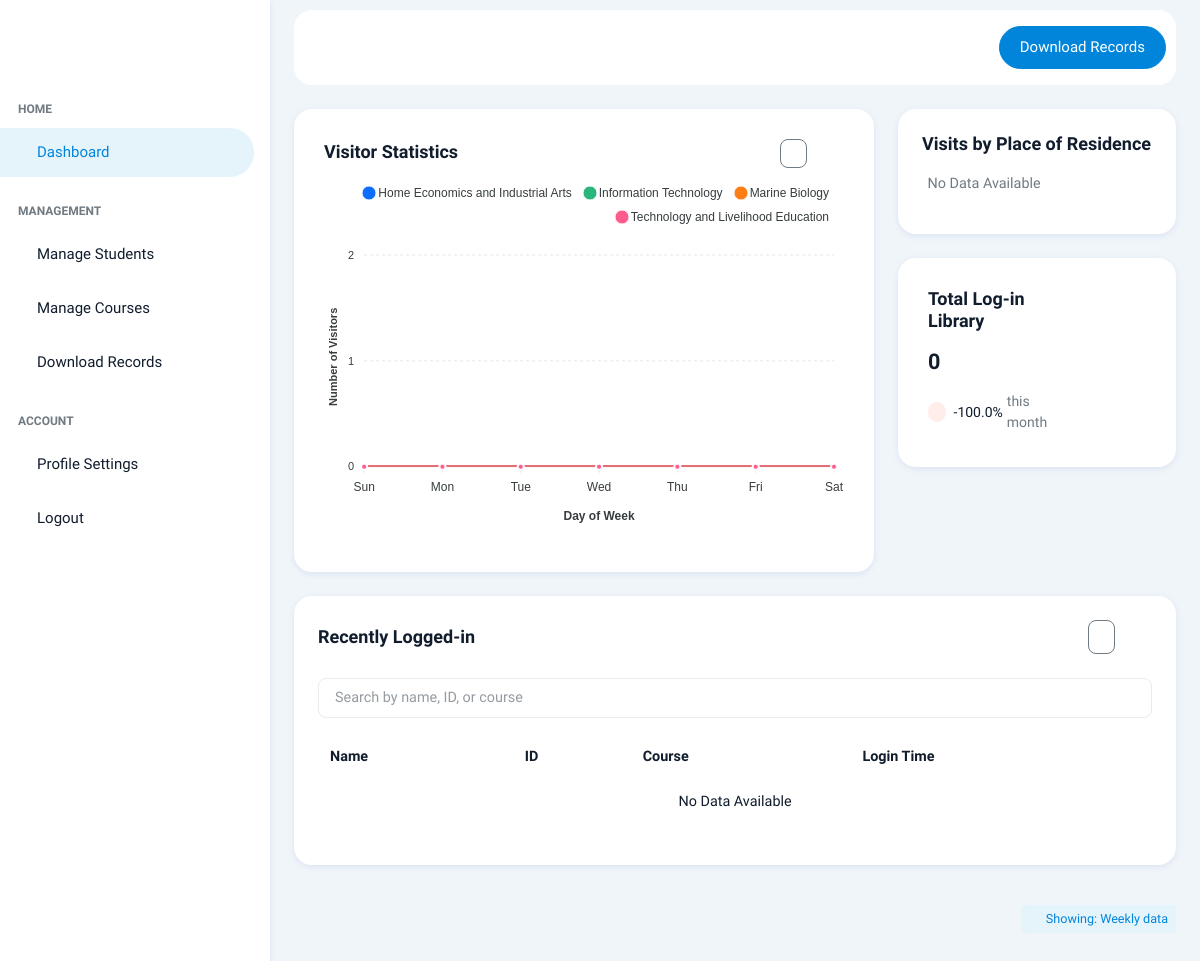
Page /admin (signed in) on the earlier database version.
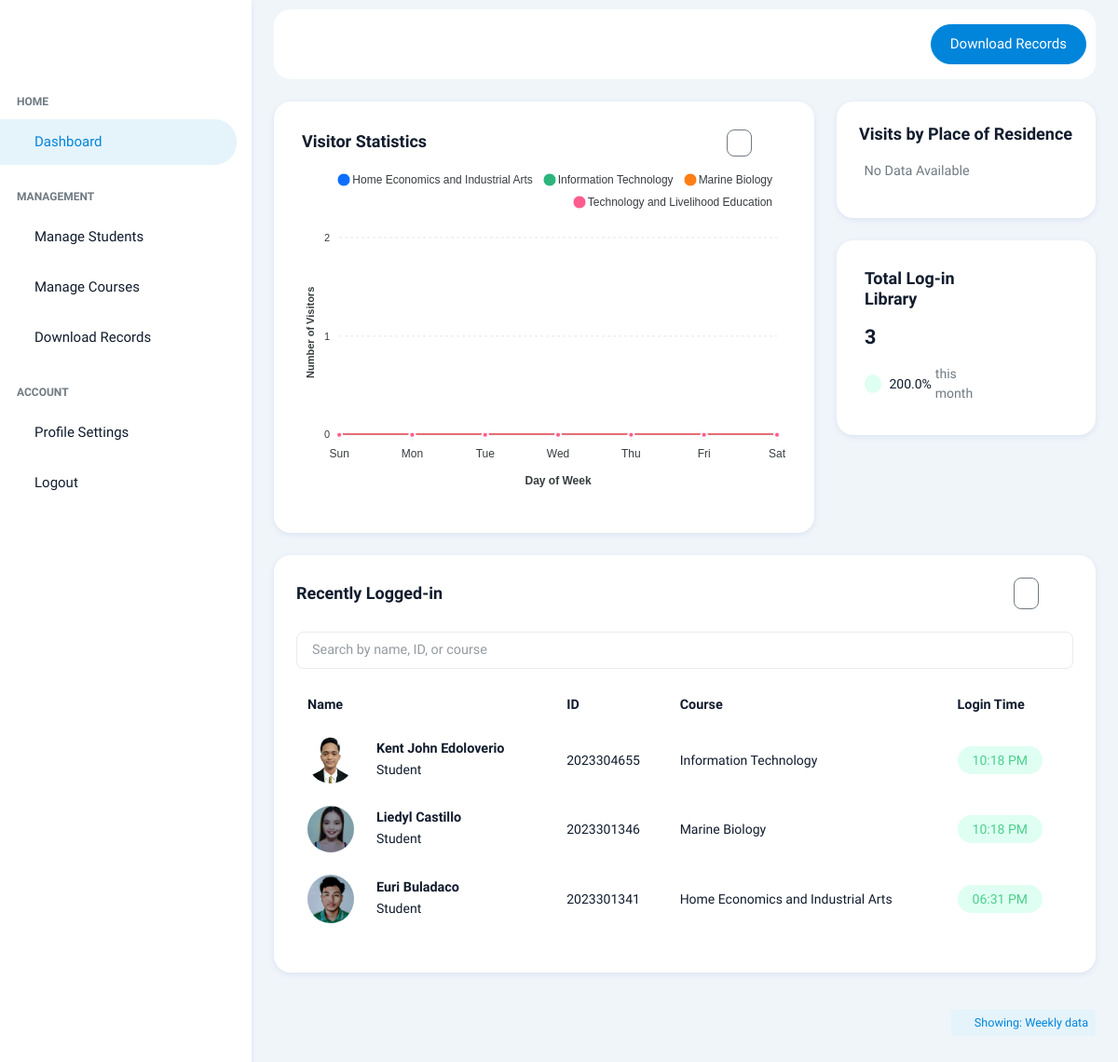
Same page on the later database version.
### models/student.py (models this page shows)
class Student(db.Model):
    __tablename__ = 'students'
    id = db.Column(db.String(20), primary_key=True)
    first_name = db.Column(db.String(50), nullable=False)
    middle_name = db.Column(db.String(50))
    last_name = db.Column(db.String(50), nullable=False)
    age = db.Column(db.Integer)
    course_id = db.Column(db.Integer, db.ForeignKey('courses.id'))
    location_id = db.Column(db.Integer, db.ForeignKey('locations.id'))
    image = db.Column(db.String(255))
    managed_by_user_id = db.Column(db.Integer, db.ForeignKey('user.id'), nullable=True)
    course = db.relationship('Course', back_populates='students')
    location = db.relationship('Location', back_populates='students')
    attendance_records = db.relationship('Attendance', back_populates='student', lazy=True)
    managed_by = db.relationship('User', foreign_keys=[managed_by_user_id], back_populates='managed_students')
    def to_dict(self):
        return {
            'id': self.id,
            'first_name': self.first_name,
            'middle_name': self.middle_name,
            'last_name': self.last_name,
            'age': self.age,
            'image': self.image,
            'course': {
                'id': self.course.id,
                'course_name': self.course.course_name
            } if self.course else None,
            'location': {
                'id': self.location.id,
                'barangay': self.location.barangay,
                'municipality': self.location.municipality,
                'province': self.location.province
            } if self.location else None,
            'managed_by': {
                'id': self.managed_by.id,
                'username': self.managed_by.username
            } if self.managed_by else None
        }

### models/course.py (models this page shows, shortened)
class Course(db.Model):
    __tablename__ = 'courses'
    id = db.Column(db.Integer, primary_key=True)
    course_name = db.Column(db.String(100), nullable=False, unique=True)
    managed_by_user_id = db.Column(db.Integer, db.ForeignKey('user.id'), nullable=True)
    students = db.relationship('Student', back_populates='course')
    managed_by = db.relationship('User', foreign_keys=[managed_by_user_id], back_populates='managed_courses')

### app.py (the view, shortened to what this page needs)
@app.route('/admin', methods=['GET', 'POST'])
def admin_dashboard():
    if 'admin' not in session:
        flash('Unauthorized access! Admins only.')
        return redirect(url_for('admin_login'))
    try:
        filter_type = request.args.get('filter', 'weekly')
        test_client = app.test_client()
        with test_client.session_transaction() as test_session:
            test_session['admin'] = session.get('admin')
            test_session['admin_image'] = session.get('admin_image')
        app.logger.debug(f"Requesting API data with filter: {filter_type}")
        response = test_client.get(f'/api/admin?filter={filter_type}')
        app.logger.debug(f"API response status: {response.status_code}")
        app.logger.debug(f"API response type: {type(response.data)}")
        app.logger.debug(f"API response length: {len(response.data) if response.data else 0}")
        if response.data:
            data = json.loads(response.data)
            logged_in_users_pairs = []
            if 'logged_in_users' in data:
                for user_data in data['logged_in_users']:
                    student_dict = user_data.get('student', {})
                    student = Student.query.get(student_dict.get('id'))
                    if student and 'login_time' in user_data and user_data['login_time']:
                        login_time = datetime.datetime.fromisoformat(user_data['login_time'])
                        logged_in_users_pairs.append((student, login_time))
            data['logged_in_users'] = logged_in_users_pairs
            admin_username = session.get('admin')
            admin = User.query.filter_by(username=admin_username).first()
            data['admin'] = admin
            data['server_timestamp'] = datetime.datetime.now().isoformat()
            if 'weekly_course_visits' in data:
                app.logger.debug(f"weekly_course_visits type: {type(data['weekly_course_visits'])}")
                app.logger.debug(f"weekly_course_visits courses: {list(data['weekly_course_visits'].keys())}")
                if isinstance(data['weekly_course_visits'], str):
                    data['weekly_course_visits'] = json.loads(data['weekly_course_visits'])
            return render_template('admin_new/ae_dashboard.html', **data)
        else:
            raise ValueError("Empty response from API")
    except Exception as e:
        app.logger.error(f"Dashboard error: {str(e)}", exc_info=True)
        if 'response' in locals() and hasattr(response, 'data'):
            app.logger.error(f"Response content: {response.data}")
        admin_username = session.get('admin')
        admin = User.query.filter_by(username=admin_username).first()
        try:
            all_courses = Course.query.all()
            weekly_course_visits = {}
            for course in all_courses:
                weekly_course_visits[course.course_name] = [0, 0, 0, 0, 0, 0, 0]
            if not weekly_course_visits:
                weekly_course_visits = {
                    'Information Technology': [0, 0, 0, 0, 0, 0, 0],
                    'Marine Biology': [0, 0, 0, 0, 0, 0, 0],
                    'Home Economics': [0, 0, 0, 0, 0, 0, 0],
                    'Industrial Arts': [0, 0, 0, 0, 0, 0, 0],
                }
        except Exception as course_error:
            app.logger.error(f"Error fetching courses for fallback: {str(course_error)}")
            weekly_course_visits = {
                'Information Technology': [0, 0, 0, 0, 0, 0, 0],
                'Marine Biology': [0, 0, 0, 0, 0, 0, 0],
                'Home Economics': [0, 0, 0, 0, 0, 0, 0],
                'Industrial Arts': [0, 0, 0, 0, 0, 0, 0],
            }
        default_data = {
            'place_visits': [],
            'total_visitors': 0,
            'logged_in_users': [],
            'monthly_course_visits': {},
            'weekly_course_visits': weekly_course_visits,
            'weekly_place_visits': [],
            'monthly_place_visits': [],
            'top_weekly_places': [],
            'total_logins_month': 0,
            'login_percentage_increase': 0,
            'login_icon_class': 'ti-arrow-down-right text-danger',
            'login_bg_class': 'bg-light-danger',
            'top_weekly_place_visits_icon_class': 'ti-arrow-down-right text-danger',
            'top_weekly_place_visits_bg_class': 'bg-light-danger',
            'server_timestamp': datetime.datetime.now().isoformat(),
            'admin': admin
        }
        flash(f'Could not load dashboard data. Please try again later. (Error: {str(e)})', 'error')
        return render_template('admin_new/ae_dashboard.html', **default_data)

### routes/admin_routes.py (called while the page is built)
def admin_required(f):
    @wraps(f)
    def decorated_function(*args, **kwargs):
        if 'admin' not in session:
            flash('Unauthorized access!')
            return redirect(url_for('admin_login'))
        return f(*args, **kwargs)
    return decorated_function

### templates/admin_new/ae_dashboard.html (shortened to what the changed rows need)
{% extends "admin_new/ae_base.html" %}
{% block admin_home %}
<div class="row">
  <div class="col-lg-4">
    <div class="row">
      <div class="col-lg-12 col-sm-6">
        <div class="card">
          <div class="card-body">
            <div class="row alig n-items-start">
              <div class="col-8">
                <h5 class="card-title mb-10 fw-semibold">Total Log-in Library</h5>
                <h4 class="fw-semibold mb-3">{{ total_logins_month }}</h4>
                <div class="d-flex align-items-center pb-1">
                  <span
                    class="me-2 rounded-circle {{ login_bg_class }} round-20 d-flex align-items-center justify-content-center">
                    <i class="ti {{ login_icon_class }}"></i>
                  </span>
                  <p class="text-dark me-1 fs-3 mb-0">{{ login_percentage_increase }}%</p>
                  <p class="fs-3 mb-0">this month</p>
                </div>
              </div>
            </div>
          </div>
        </div>
      </div>
    </div>
  </div>
</div>
<div class="row">
  <div class="col-lg-12 d-flex align-items-stretch">
    <div class="card w-100">
      <div class="card-body p-4">
        <div class="table-responsive" data-simplebar style="max-height: 400px;">
          <table class="table table-borderless align-middle text-nowrap" id="studentTable">
            <thead>
              <tr>
                <th scope="col">Name</th>
                <th scope="col">ID</th>
                <th scope="col">Course</th>
                <th scope="col">Login Time</th>
              </tr>
            </thead>
            <tbody>
              {% if logged_in_users and logged_in_users|length > 0 %}
              {% for student, login_time in logged_in_users %}
              <tr>
                <td>
                  <div class="d-flex align-items-center">
                    <div class="me-4">
                      <img src="{{ url_for('static', filename='uploads/' ~ (student.image or 'default.png')) }}"
                        width="50" class="rounded-circle" alt="" />
                    </div>
                    <div>
                      <h6 class="mb-1 fw-bolder">{{ student.first_name }} {{ student.last_name }}</h6>
                      <p class="fs-3 mb-0">Student</p>
                    </div>
                  </div>
                </td>
                <td>
                  <p class="fs-3 fw-normal mb-0">{{ student.id }}</p>
                </td>
                <td>
                  <p class="fs-3 fw-normal mb-0">{{ student.course.course_name if student.course else 'N/A' }}</p>
                </td>
                <td>
                  <span class="badge bg-light-success rounded-pill text-success px-3 py-2 fs-3">{{
                    login_time.strftime('%I:%M %p') if login_time else 'N/A' }}</span>
                </td>
              </tr>
              {% endfor %}
              {% else %}
              <tr>
                <td colspan="4" class="text-center">No Data Available</td>
              </tr>
              {% endif %}
            </tbody>
          </table>
        </div>
      </div>
    </div>
  </div>
</div>
{% endblock %}

Differences in the rows shown:
added Student: image (picture), first_name "Kent John", last_name "Edoloverio", id "2023304655", course "Information Technology", login_time "10:18 PM"
added Student: image (picture), first_name "Liedyl", last_name "Castillo", id "2023301346", course "Marine Biology", login_time "10:18 PM"
added Student: image (picture), first_name "Euri", last_name "Buladaco", id "2023301341", course "Home Economics and Industrial Arts", login_time "06:31 PM"
Other differences:
{{ total_logins_month }}: "0" → "3"
{{ login_percentage_increase }}: "-100.0" → "200.0"
text no longer shown: "No Data Available"
